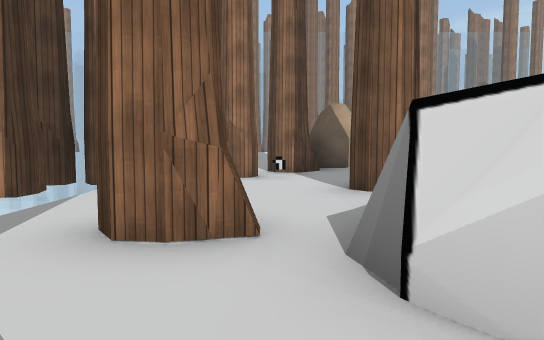
view 1 (above)

22 first-person views from a walk through a scene from a Unity 3-D project. The camera is 1.3 m above the floor, tilts 4° down and sees 70° across. The floor is counted in squares, 2 m on a side. Each view is taken from the middle of a square. On the plan, view 1 faces up. The plan holds only what a view shows up to about 11 squares ahead; the rest is blank. The place goes on beyond the plan. The player character is not drawn. Some surface patterns are stand-ins.

view 2
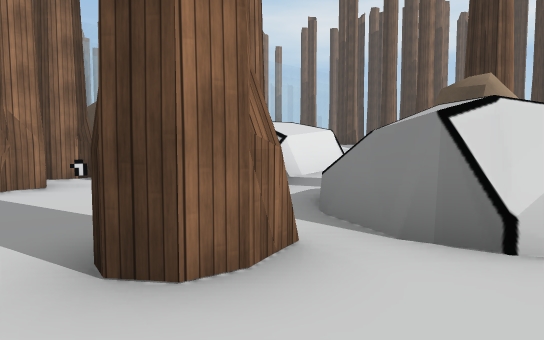

view 3
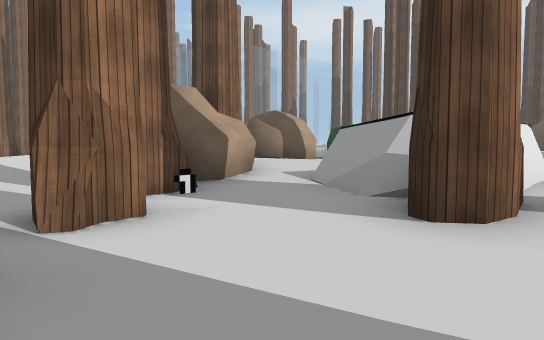

view 4
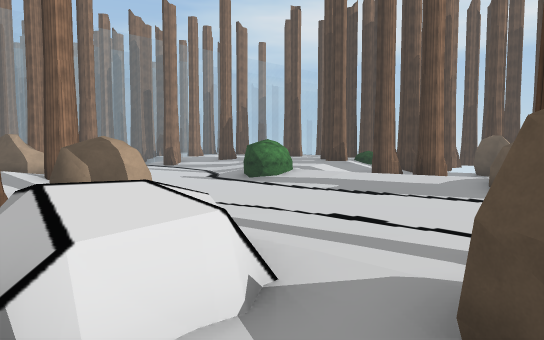

view 5
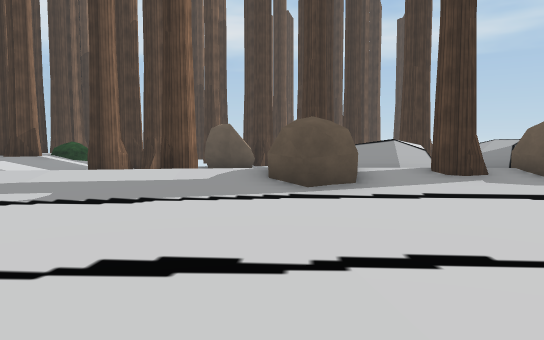

view 6
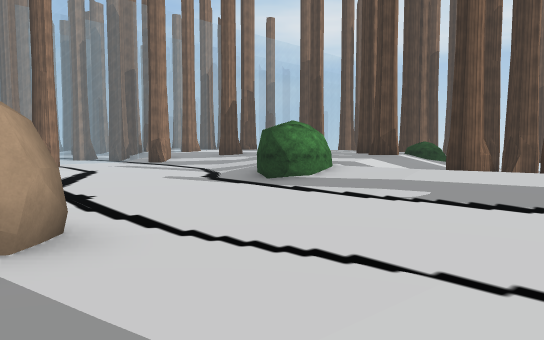

view 7
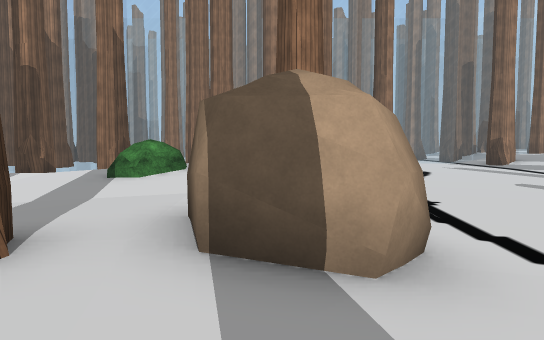

view 8
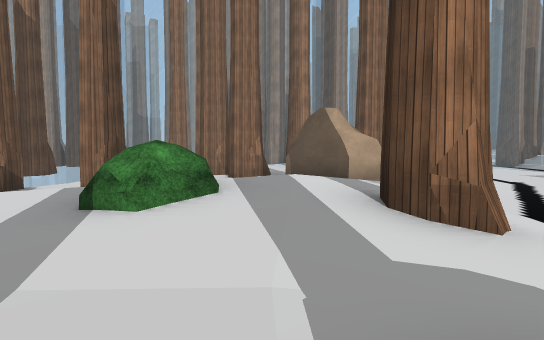

view 9
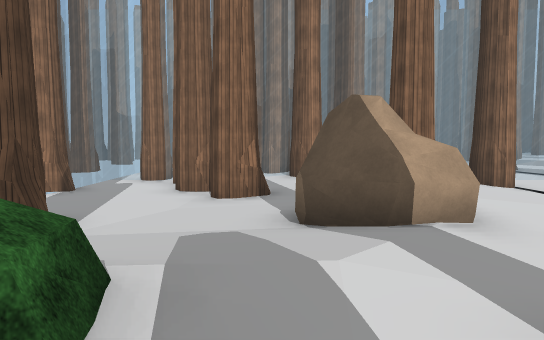

view 10
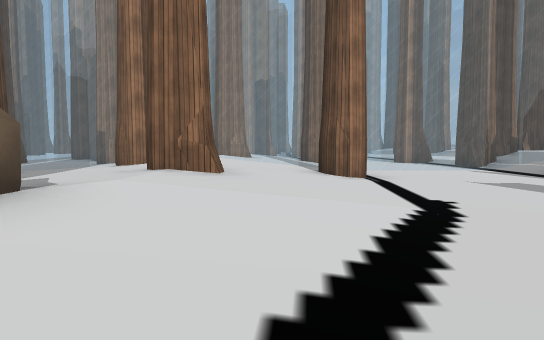

view 11
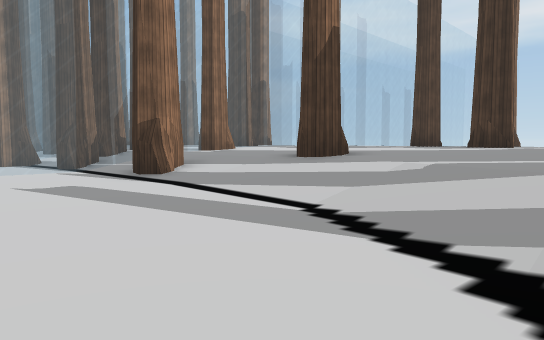

view 12
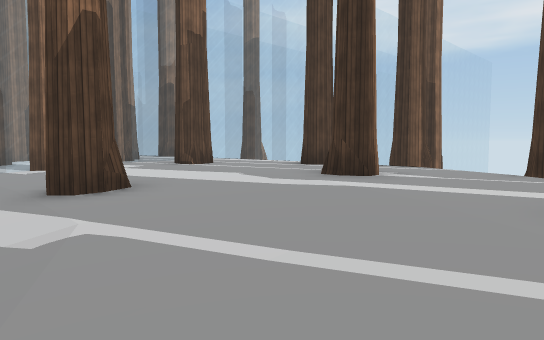

view 13
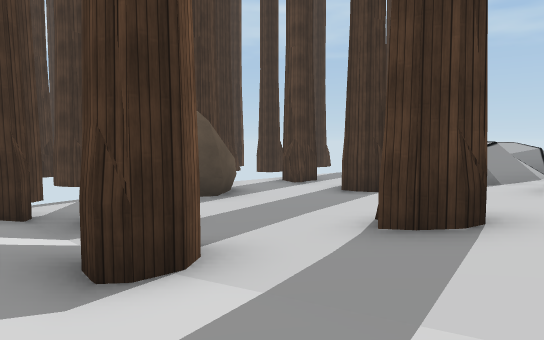

view 14
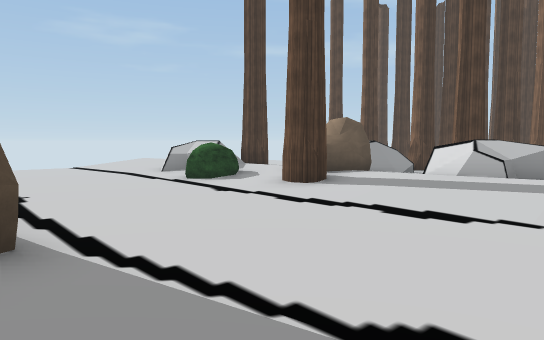

view 15
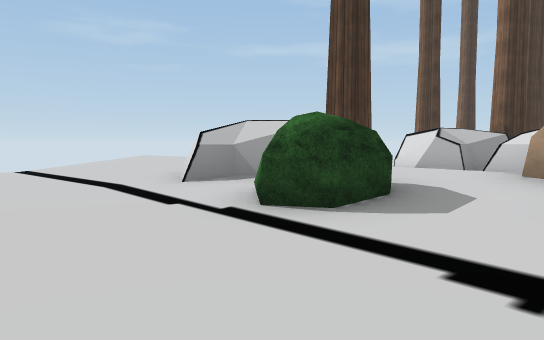

view 16
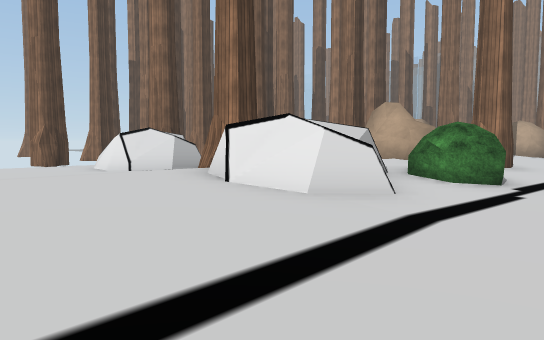

view 17
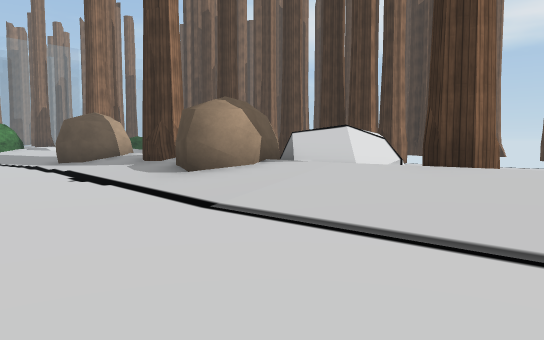

view 18
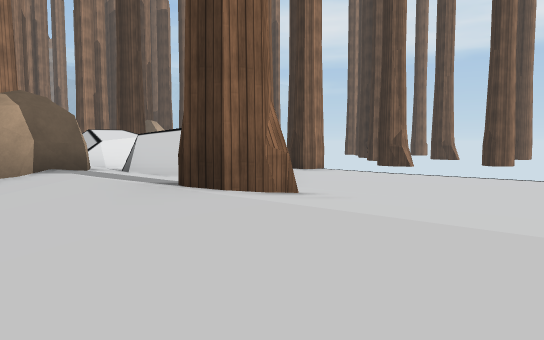

view 19
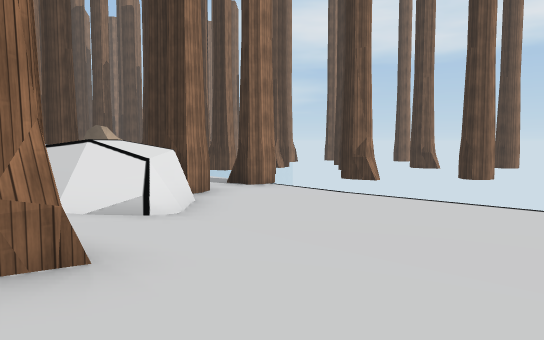

view 20
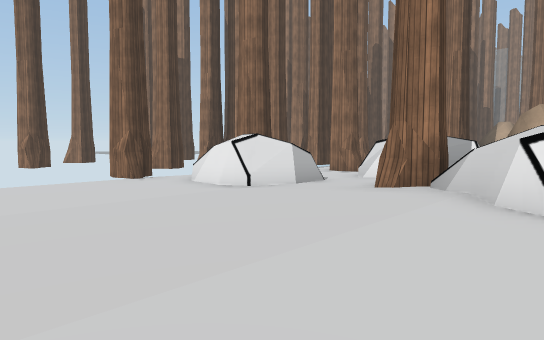

view 21
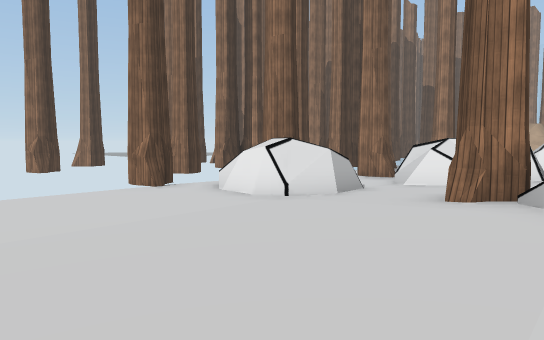

view 22
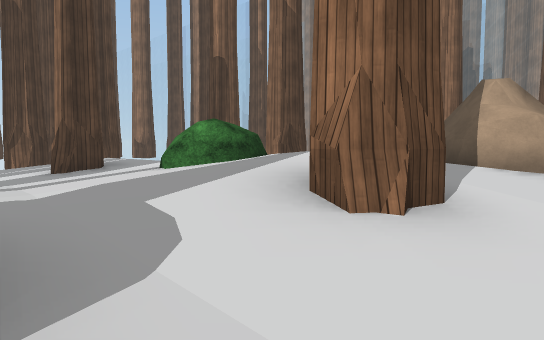

### Floor plan
Key: @ floor where view 1 was taken; # wall or solid block; x gap in a wall; . main floor; : floor 0.25 m higher than the main floor; + floor 0.5 m higher than the main floor; * floor 0.75 m higher than the main floor; % floor 1 m higher than the main floor; / step, stairs or slope; = window, fence, low wall or low ledge; B bush; O other object.
Columns run from 4 left of view 1 to 23 right of it. Each row starts with its distance up from view 1.
 28                 ##  ##
 27       .##  #:: ..## *%
 26       ==   === ==== =# =
 25     =...:# +::....: *# %
 24     ..#.:: +::....:**%%%#
 23    #..#.::++:#....#**%%%%%
 22     ....::++::....:**%%%%%%
 21     ...#::++::....:*#%%%%%#
 20     ....:+++::....:**%%%%%%#
 19   #xx#.::OO+:.....:**%%%#%%#
 18   #/  :::OO::.....+**%%%%%
 17 #     ++**+:.....:+*%%%%%%
 16 x++++**/%%+....../*%%%%%%##
 15 #::#:+/B%*+.....: *%%%
 14 #::/::+***#.....BB
 13    ..::+*+:.....BB*%%
 12    .. :++O:.....+*++*
 11    ..  ++OO.....+*+:#::#
 10    ..OO#++:.....:*+:..#..x
  9    .##O+++:.....:*+::..
  8    #..::++::....:+*#:..OOO
  7    .O.//=+::....:+*+:...O
  6  # ...//=++:....:O*+:....
  5  #....#=/++:.....OO+ .#..
  4   ....::+++:.....+*/   .#
  3   .#.=//OO#:.....+*//  ..
  2   ...#/#OO+:....:+ //
  1   ...==: +:B....:+*+
  0   ##@.:  +BB....:OO/==#..#
 -1    ##/:/#/=:....:OOx#=#..
 -2  x.=#.:/#==/....:+*+/=...
 -3  #....::+#=:....:+*+:....
 -4   ....::++::....:+#+:....
 -5   ....::++::....:+*+:....
 -6   ....::++::....:+*+:....
 -7          +::.   :+*

Positions as (right, up) in squares from view 1, and headings:
1: (0, 0), facing up
2: (-2, 1), facing up-right
3: (-2, 4), facing up-right
4: (2, 3), facing up-right
5: (5, 6), facing right
6: (5, 7), facing up-right
7: (5, 8), facing up
8: (4, 11), facing up
9: (4, 14), facing up
10: (8, 16), facing up
11: (10, 16), facing up-right
12: (14, 15), facing up-right
13: (13, 12), facing down-right
14: (13, 9), facing down-left
15: (10, 3), facing down-left
16: (9, -6), facing up-left
17: (9, -6), facing up-right
18: (12, -7), facing up-right
19: (14, -7), facing up-right
20: (6, -7), facing up-left
21: (5, -7), facing up-left
22: (7, 12), facing up-left
